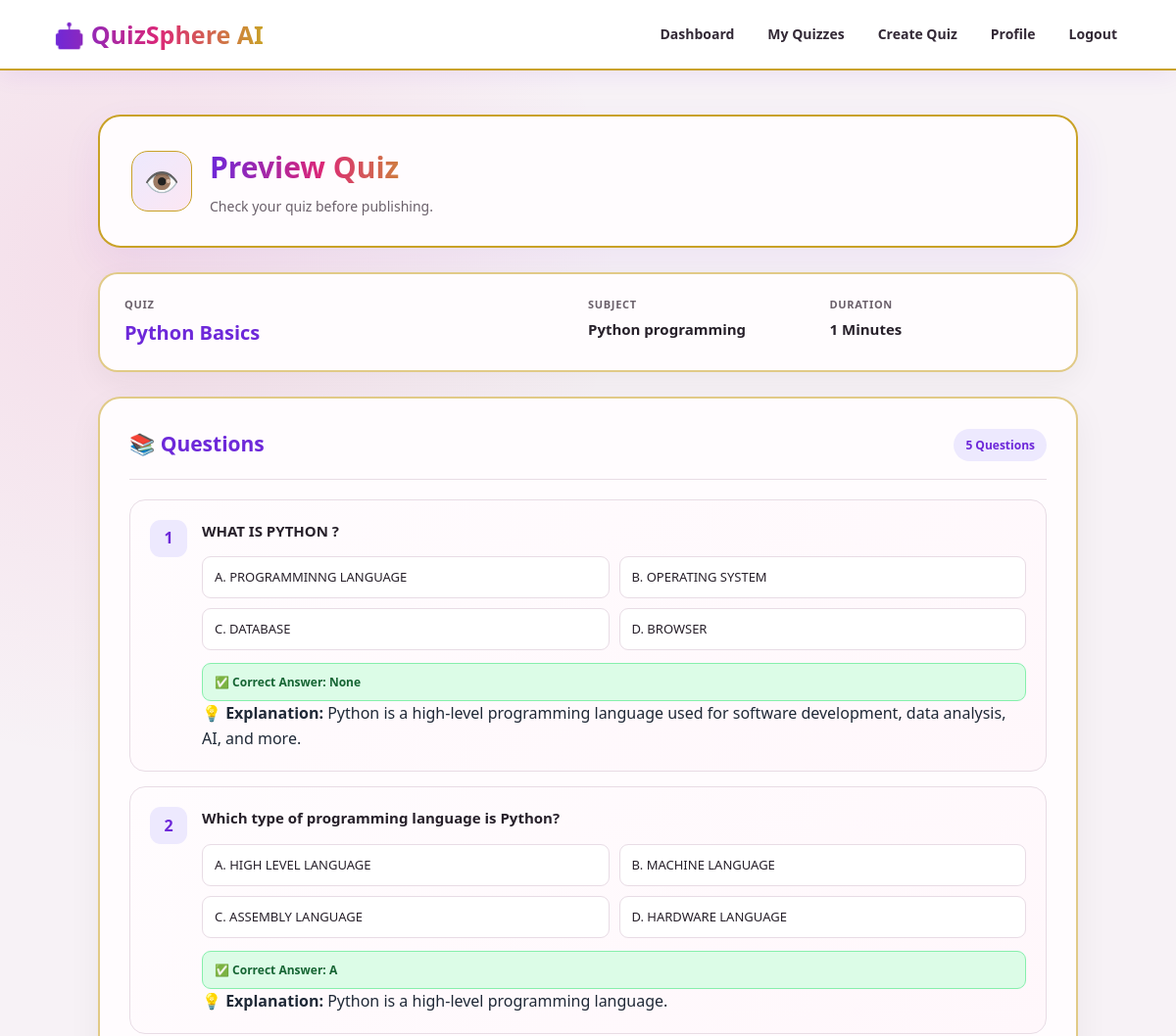
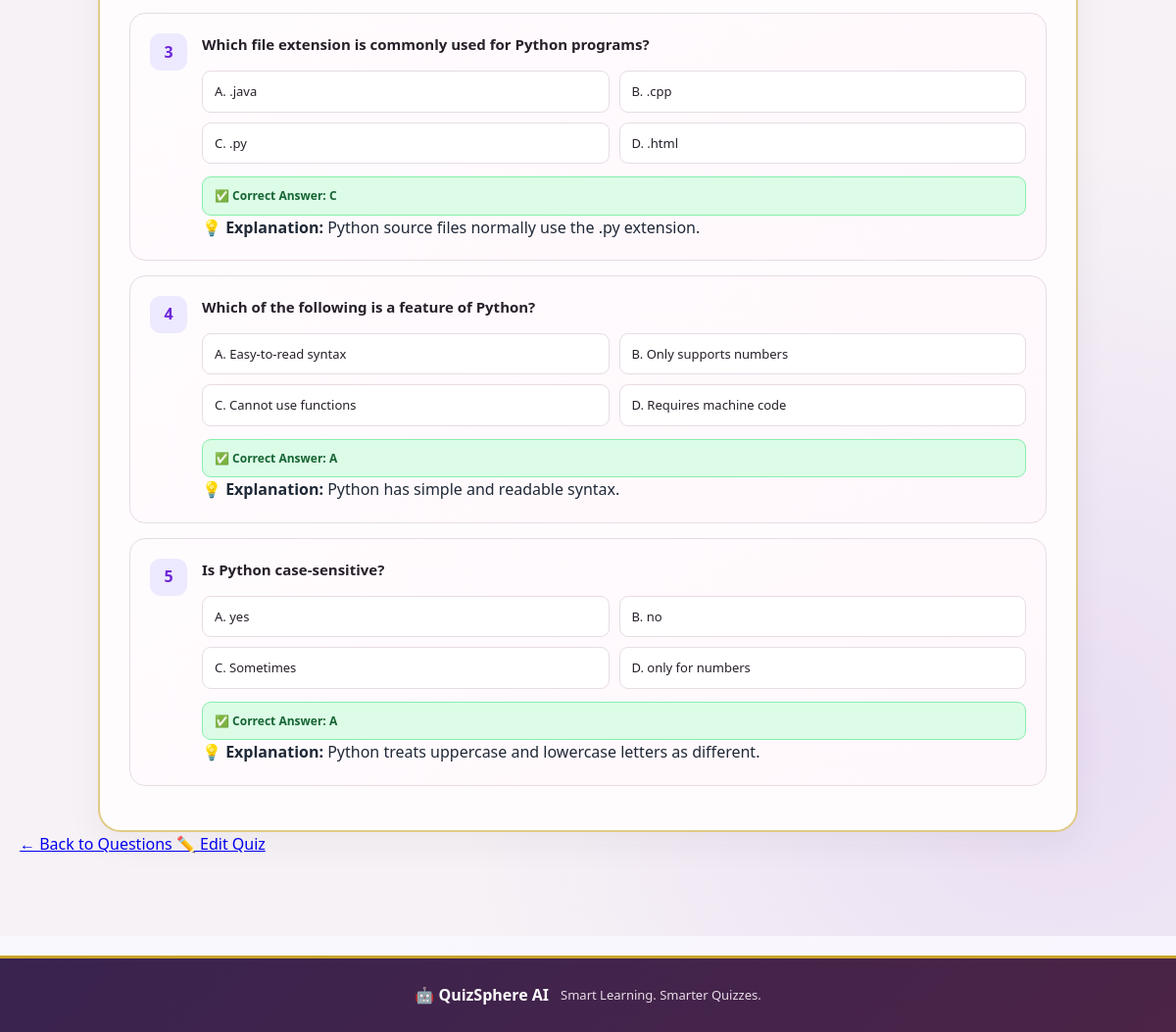
The app's page /teacher/preview_quiz/2 (signed in) with its own data (2 pictures, top to bottom).
### app.py (models this page shows)
class Quiz(db.Model):
    __tablename__ = "quiz"
    id = db.Column(
        db.Integer,
        primary_key=True
    )
    title = db.Column(
        db.String(100),
        nullable=False
    )
    description = db.Column(
        db.Text
    )
    subject = db.Column(
        db.String(100)
    )
    total_questions = db.Column(
        db.Integer,
        default=0
    )
    duration = db.Column(
        db.Integer,
        default=30
    )
    difficulty = db.Column(
        db.String(20),
        default="Medium"
    )
    question_type = db.Column(
        db.String(30),
        default="MCQ"
    )
    number_of_questions = db.Column(
        db.Integer,
        default=10
    )
    passing_marks = db.Column(
        db.Integer,
        default=40
    )
    published = db.Column(
        db.Boolean,
        default=False
    )
    teacher_id = db.Column(
        db.Integer,
        db.ForeignKey("user.id"),
        nullable=True
    )
    teacher = db.relationship(
        "User",
        foreign_keys=[teacher_id]
    )
    questions = db.relationship(
        "Question",
        backref="quiz",
        cascade="all, delete-orphan"
    )

class Question(db.Model):
    id = db.Column(
        db.Integer,
        primary_key=True
    )
    quiz_id = db.Column(
        db.Integer,
        db.ForeignKey("quiz.id"),
        nullable=False
    )
    question = db.Column(
        db.Text,
        nullable=False
    )
    option_a = db.Column(
        db.String(500),
        nullable=False
    )
    option_b = db.Column(
        db.String(500),
        nullable=False
    )
    option_c = db.Column(
        db.String(500),
        nullable=False
    )
    option_d = db.Column(
        db.String(500),
        nullable=False
    )
    answer = db.Column(
        db.String(1),
        nullable=False
    )
    correct_answer = db.Column(
        db.String(1),
        nullable=True
    )
    explanation = db.Column(
        db.Text
    )
    marks = db.Column(
        db.Integer,
        default=1
    )

### app.py (the view)
@app.route(
    "/teacher/preview_quiz/<int:quiz_id>"
)
def preview_quiz(quiz_id):
    if session.get("role") != "teacher":
        return redirect(
            url_for("login")
        )
    quiz = Quiz.query.get_or_404(
        quiz_id
    )
    if quiz.teacher_id != session.get(
        "user_id"
    ):
        return "Unauthorized access."
    questions = Question.query.filter_by(
        quiz_id=quiz.id
    ).all()
    return render_template(
        "teacher/preview_quiz.html",
        quiz=quiz,
        questions=questions
    )

### templates/teacher/preview_quiz.html (shortened to what this page needs)
<!DOCTYPE html>
<html lang="en">
<head>
    <link rel="stylesheet"
          href="{{ url_for('static', filename='style.css') }}">
</head>
<body>
<nav class="teacher-navbar">
    <div class="teacher-logo">
    </div>
    <div class="teacher-nav-links">
        <a href="{{ url_for('teacher_dashboard') }}">Dashboard</a>
        <a href="{{ url_for('my_quizzes') }}">My Quizzes</a>
        <a href="{{ url_for('create_quiz') }}">Create Quiz</a>
        <a href="{{ url_for('profile') }}">Profile</a>
        <a href="{{ url_for('logout') }}">Logout</a>
    </div>
</nav>
<main class="add-question-page">
    <section class="add-question-header">
        <div class="add-question-icon">
            👁️
        </div>
        <div>
            <h1>Preview Quiz</h1>
            <p>Check your quiz before publishing.</p>
        </div>
    </section>
    <section class="question-quiz-info">
        <div>
            <span>QUIZ</span>
            <h2>{{ quiz.title }}</h2>
        </div>
        <div>
            <span>SUBJECT</span>
            <strong>{{ quiz.subject }}</strong>
        </div>
        <div>
            <span>DURATION</span>
            <strong>{{ quiz.duration }} Minutes</strong>
        </div>
    </section>
    <section class="existing-questions">
        <div class="existing-question-title">
            <h2>📚 Questions</h2>
            <span>
                {{ quiz.total_questions }} Questions
            </span>
        </div>
        {% for question in quiz.questions %}
        <div class="existing-question-card">
            <div class="existing-question-number">
                {{ loop.index }}
            </div>
            <div class="existing-question-content">
                <h3>
                    {{ question.question }}
                </h3>
                <div class="question-options">
                    <span>
                        A. {{ question.option_a }}
                    </span>
                    <span>
                        B. {{ question.option_b }}
                    </span>
                    <span>
                        C. {{ question.option_c }}
                    </span>
                    <span>
                        D. {{ question.option_d }}
                    </span>
                </div>
                <div class="correct-answer">
                    ✅ Correct Answer:
                    {{ question.correct_answer }}
                </div>
                {% if question.explanation %}
                <div class="answer-explanation">
                    💡 <strong>Explanation:</strong>
                    {{ question.explanation }}
                </div>
                {% endif %}
            </div>
        </div>
        {% else %}
        <div class="existing-question-card">
            <div class="existing-question-content">
                <h3>No questions added yet.</h3>
            </div>
        </div>
        {% endfor %}
    </section>
    <div class="finish-quiz-section">
        <a
            href="{{ url_for('add_questions', quiz_id=quiz.id) }}"
            class="preview-quiz-btn">
            ← Back to Questions
        </a>
        <a
            href="{{ url_for('edit_quiz', quiz_id=quiz.id) }}"
            class="preview-quiz-btn">
            ✏️ Edit Quiz
        </a>
    </div>
</main>
<footer class="teacher-footer">
    <strong>
        🤖 QuizSphere AI
    </strong>
    <span>
        Smart Learning. Smarter Quizzes.
    </span>
</footer>
</body>
</html>

### records on screen
Quiz: title "Python Basics", subject "Python programming", duration "1", total_questions "5"
Question: question "WHAT IS PYTHON ?", option_a "PROGRAMMINNG LANGUAGE", option_b "OPERATING SYSTEM", option_c "DATABASE", option_d "BROWSER", correct_answer "None", explanation "Python is a high-level programming language used for software development, data analysis, AI, and more."
Question: question "Which type of programming language is Python?", option_a "HIGH LEVEL LANGUAGE", option_b "MACHINE LANGUAGE", option_c "ASSEMBLY LANGUAGE", option_d "HARDWARE LANGUAGE", correct_answer "A", explanation "Python is a high-level programming language."
Question: question "Which file extension is commonly used for Python programs?", option_a ".java", option_b ".cpp", option_c ".py", option_d ".html", correct_answer "C", explanation "Python source files normally use the .py extension."
Question: question "Which of the following is a feature of Python?", option_a "Easy-to-read syntax", option_b "Only supports numbers", option_c "Cannot use functions", option_d "Requires machine code", correct_answer "A", explanation "Python has simple and readable syntax."
Question: question "Is Python case-sensitive?", option_a "yes", option_b "no", option_c "Sometimes", option_d "only for numbers", correct_answer "A", explanation "Python treats uppercase and lowercase letters as different."
